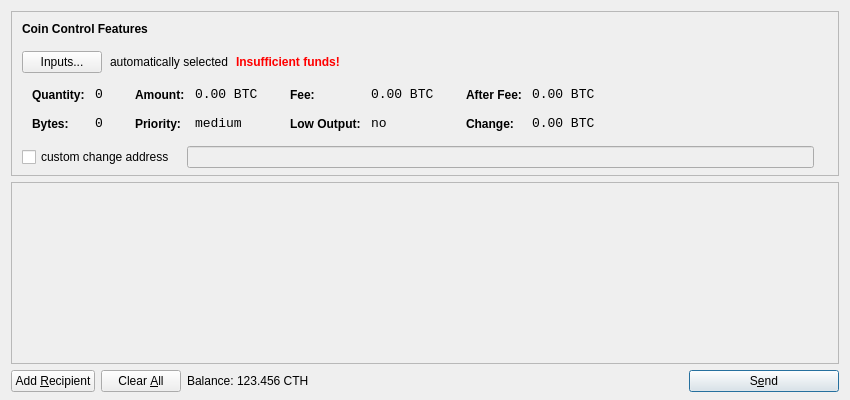
<?xml version="1.0" encoding="UTF-8"?>
<ui version="4.0">
 <class>SendCoinsDialog</class>
 <widget class="QDialog" name="SendCoinsDialog">
  <property name="geometry">
   <rect>
    <x>0</x>
    <y>0</y>
    <width>850</width>
    <height>400</height>
   </rect>
  </property>
  <property name="windowTitle">
   <string>Send Coins</string>
  </property>
  <layout class="QVBoxLayout" name="verticalLayout" stretch="0,1,0">
   <property name="bottomMargin">
    <number>8</number>
   </property>
   <item>
    <widget class="QFrame" name="frameCoinControl">
     <property name="sizePolicy">
      <sizepolicy hsizetype="Expanding" vsizetype="Expanding">
       <horstretch>0</horstretch>
       <verstretch>0</verstretch>
      </sizepolicy>
     </property>
     <property name="maximumSize">
      <size>
       <width>16777215</width>
       <height>16777215</height>
      </size>
     </property>
     <property name="frameShape">
      <enum>QFrame::StyledPanel</enum>
     </property>
     <property name="frameShadow">
      <enum>QFrame::Sunken</enum>
     </property>
     <layout class="QVBoxLayout" name="verticalLayoutCoinControl2">
      <property name="spacing">
       <number>-1</number>
      </property>
      <property name="leftMargin">
       <number>0</number>
      </property>
      <property name="topMargin">
       <number>0</number>
      </property>
      <property name="rightMargin">
       <number>0</number>
      </property>
      <property name="bottomMargin">
       <number>6</number>
      </property>
      <item>
       <layout class="QVBoxLayout" name="verticalLayoutCoinControl" stretch="0,0,0,0,1">
        <property name="spacing">
         <number>0</number>
        </property>
        <property name="leftMargin">
         <number>10</number>
        </property>
        <property name="topMargin">
         <number>10</number>
        </property>
        <item>
         <layout class="QHBoxLayout" name="horizontalLayoutCoinControl1">
          <property name="bottomMargin">
           <number>15</number>
          </property>
          <item>
           <widget class="QLabel" name="labelCoinControlFeatures">
            <property name="sizePolicy">
             <sizepolicy hsizetype="Preferred" vsizetype="Maximum">
              <horstretch>0</horstretch>
              <verstretch>0</verstretch>
             </sizepolicy>
            </property>
            <property name="font">
             <font>
              <weight>75</weight>
              <bold>true</bold>
             </font>
            </property>
            <property name="styleSheet">
             <string notr="true">font-weight:bold;</string>
            </property>
            <property name="text">
             <string>Coin Control Features</string>
            </property>
           </widget>
          </item>
         </layout>
        </item>
        <item>
         <layout class="QHBoxLayout" name="horizontalLayoutCoinControl2" stretch="0,0,0,0">
          <property name="spacing">
           <number>8</number>
          </property>
          <property name="bottomMargin">
           <number>10</number>
          </property>
          <item>
           <widget class="QPushButton" name="pushButtonCoinControl">
            <property name="styleSheet">
             <string notr="true"/>
            </property>
            <property name="text">
             <string>Inputs...</string>
            </property>
           </widget>
          </item>
          <item>
           <widget class="QLabel" name="labelCoinControlAutomaticallySelected">
            <property name="text">
             <string>automatically selected</string>
            </property>
            <property name="margin">
             <number>5</number>
            </property>
           </widget>
          </item>
          <item>
           <widget class="QLabel" name="labelCoinControlInsuffFunds">
            <property name="font">
             <font>
              <weight>75</weight>
              <bold>true</bold>
             </font>
            </property>
            <property name="styleSheet">
             <string notr="true">color:red;font-weight:bold;</string>
            </property>
            <property name="text">
             <string>Insufficient funds!</string>
            </property>
            <property name="margin">
             <number>5</number>
            </property>
           </widget>
          </item>
          <item>
           <spacer name="horizontalSpacerCoinControl">
            <property name="orientation">
             <enum>Qt::Horizontal</enum>
            </property>
            <property name="sizeHint" stdset="0">
             <size>
              <width>40</width>
              <height>1</height>
             </size>
            </property>
           </spacer>
          </item>
         </layout>
        </item>
        <item>
         <widget class="QWidget" name="widgetCoinControl" native="true">
          <property name="sizePolicy">
           <sizepolicy hsizetype="Preferred" vsizetype="Preferred">
            <horstretch>0</horstretch>
            <verstretch>0</verstretch>
           </sizepolicy>
          </property>
          <property name="minimumSize">
           <size>
            <width>0</width>
            <height>0</height>
           </size>
          </property>
          <property name="styleSheet">
           <string notr="true"/>
          </property>
          <layout class="QHBoxLayout" name="horizontalLayoutCoinControl5">
           <property name="margin">
            <number>0</number>
           </property>
           <item>
            <layout class="QHBoxLayout" name="horizontalLayoutCoinControl3" stretch="0,0,0,1">
             <property name="spacing">
              <number>20</number>
             </property>
             <property name="topMargin">
              <number>0</number>
             </property>
             <property name="bottomMargin">
              <number>10</number>
             </property>
             <item>
              <layout class="QFormLayout" name="formLayoutCoinControl1">
               <property name="horizontalSpacing">
                <number>10</number>
               </property>
               <property name="verticalSpacing">
                <number>14</number>
               </property>
               <property name="leftMargin">
                <number>10</number>
               </property>
               <property name="topMargin">
                <number>4</number>
               </property>
               <property name="rightMargin">
                <number>6</number>
               </property>
               <item row="0" column="0">
                <widget class="QLabel" name="labelCoinControlQuantityText">
                 <property name="styleSheet">
                  <string notr="true">font-weight:bold;</string>
                 </property>
                 <property name="text">
                  <string>Quantity:</string>
                 </property>
                 <property name="margin">
                  <number>0</number>
                 </property>
                </widget>
               </item>
               <item row="0" column="1">
                <widget class="QLabel" name="labelCoinControlQuantity">
                 <property name="font">
                  <font>
                   <family>Monospace</family>
                   <pointsize>10</pointsize>
                  </font>
                 </property>
                 <property name="cursor">
                  <cursorShape>IBeamCursor</cursorShape>
                 </property>
                 <property name="contextMenuPolicy">
                  <enum>Qt::ActionsContextMenu</enum>
                 </property>
                 <property name="text">
                  <string notr="true">0</string>
                 </property>
                 <property name="margin">
                  <number>0</number>
                 </property>
                 <property name="textInteractionFlags">
                  <set>Qt::LinksAccessibleByMouse|Qt::TextSelectableByKeyboard|Qt::TextSelectableByMouse</set>
                 </property>
                </widget>
               </item>
               <item row="1" column="0">
                <widget class="QLabel" name="labelCoinControlBytesText">
                 <property name="styleSheet">
                  <string notr="true">font-weight:bold;</string>
                 </property>
                 <property name="text">
                  <string>Bytes:</string>
                 </property>
                </widget>
               </item>
               <item row="1" column="1">
                <widget class="QLabel" name="labelCoinControlBytes">
                 <property name="font">
                  <font>
                   <family>Monospace</family>
                   <pointsize>10</pointsize>
                  </font>
                 </property>
                 <property name="cursor">
                  <cursorShape>IBeamCursor</cursorShape>
                 </property>
                 <property name="contextMenuPolicy">
                  <enum>Qt::ActionsContextMenu</enum>
                 </property>
                 <property name="text">
                  <string notr="true">0</string>
                 </property>
                 <property name="textInteractionFlags">
                  <set>Qt::LinksAccessibleByMouse|Qt::TextSelectableByKeyboard|Qt::TextSelectableByMouse</set>
                 </property>
                </widget>
               </item>
              </layout>
             </item>
             <item>
              <layout class="QFormLayout" name="formLayoutCoinControl2">
               <property name="horizontalSpacing">
                <number>10</number>
               </property>
               <property name="verticalSpacing">
                <number>14</number>
               </property>
               <property name="leftMargin">
                <number>6</number>
               </property>
               <property name="topMargin">
                <number>4</number>
               </property>
               <property name="rightMargin">
                <number>6</number>
               </property>
               <item row="0" column="0">
                <widget class="QLabel" name="labelCoinControlAmountText">
                 <property name="styleSheet">
                  <string notr="true">font-weight:bold;</string>
                 </property>
                 <property name="text">
                  <string>Amount:</string>
                 </property>
                 <property name="margin">
                  <number>0</number>
                 </property>
                </widget>
               </item>
               <item row="0" column="1">
                <widget class="QLabel" name="labelCoinControlAmount">
                 <property name="font">
                  <font>
                   <family>Monospace</family>
                   <pointsize>10</pointsize>
                  </font>
                 </property>
                 <property name="cursor">
                  <cursorShape>IBeamCursor</cursorShape>
                 </property>
                 <property name="contextMenuPolicy">
                  <enum>Qt::ActionsContextMenu</enum>
                 </property>
                 <property name="text">
                  <string notr="true">0.00 BTC</string>
                 </property>
                 <property name="textInteractionFlags">
                  <set>Qt::LinksAccessibleByMouse|Qt::TextSelectableByKeyboard|Qt::TextSelectableByMouse</set>
                 </property>
                </widget>
               </item>
               <item row="1" column="0">
                <widget class="QLabel" name="labelCoinControlPriorityText">
                 <property name="styleSheet">
                  <string notr="true">font-weight:bold;</string>
                 </property>
                 <property name="text">
                  <string>Priority:</string>
                 </property>
                </widget>
               </item>
               <item row="1" column="1">
                <widget class="QLabel" name="labelCoinControlPriority">
                 <property name="font">
                  <font>
                   <family>Monospace</family>
                   <pointsize>10</pointsize>
                  </font>
                 </property>
                 <property name="cursor">
                  <cursorShape>IBeamCursor</cursorShape>
                 </property>
                 <property name="contextMenuPolicy">
                  <enum>Qt::ActionsContextMenu</enum>
                 </property>
                 <property name="text">
                  <string>medium</string>
                 </property>
                 <property name="textInteractionFlags">
                  <set>Qt::LinksAccessibleByMouse|Qt::TextSelectableByKeyboard|Qt::TextSelectableByMouse</set>
                 </property>
                </widget>
               </item>
              </layout>
             </item>
             <item>
              <layout class="QFormLayout" name="formLayoutCoinControl3">
               <property name="horizontalSpacing">
                <number>10</number>
               </property>
               <property name="verticalSpacing">
                <number>14</number>
               </property>
               <property name="leftMargin">
                <number>6</number>
               </property>
               <property name="topMargin">
                <number>4</number>
               </property>
               <property name="rightMargin">
                <number>6</number>
               </property>
               <item row="0" column="0">
                <widget class="QLabel" name="labelCoinControlFeeText">
                 <property name="styleSheet">
                  <string notr="true">font-weight:bold;</string>
                 </property>
                 <property name="text">
                  <string>Fee:</string>
                 </property>
                 <property name="margin">
                  <number>0</number>
                 </property>
                </widget>
               </item>
               <item row="0" column="1">
                <widget class="QLabel" name="labelCoinControlFee">
                 <property name="font">
                  <font>
                   <family>Monospace</family>
                   <pointsize>10</pointsize>
                  </font>
                 </property>
                 <property name="cursor">
                  <cursorShape>IBeamCursor</cursorShape>
                 </property>
                 <property name="contextMenuPolicy">
                  <enum>Qt::ActionsContextMenu</enum>
                 </property>
                 <property name="text">
                  <string notr="true">0.00 BTC</string>
                 </property>
                 <property name="textInteractionFlags">
                  <set>Qt::LinksAccessibleByMouse|Qt::TextSelectableByKeyboard|Qt::TextSelectableByMouse</set>
                 </property>
                </widget>
               </item>
               <item row="1" column="0">
                <widget class="QLabel" name="labelCoinControlLowOutputText">
                 <property name="styleSheet">
                  <string notr="true">font-weight:bold;</string>
                 </property>
                 <property name="text">
                  <string>Low Output:</string>
                 </property>
                </widget>
               </item>
               <item row="1" column="1">
                <widget class="QLabel" name="labelCoinControlLowOutput">
                 <property name="font">
                  <font>
                   <family>Monospace</family>
                   <pointsize>10</pointsize>
                  </font>
                 </property>
                 <property name="cursor">
                  <cursorShape>IBeamCursor</cursorShape>
                 </property>
                 <property name="contextMenuPolicy">
                  <enum>Qt::ActionsContextMenu</enum>
                 </property>
                 <property name="text">
                  <string>no</string>
                 </property>
                 <property name="textInteractionFlags">
                  <set>Qt::LinksAccessibleByMouse|Qt::TextSelectableByKeyboard|Qt::TextSelectableByMouse</set>
                 </property>
                </widget>
               </item>
              </layout>
             </item>
             <item>
              <layout class="QFormLayout" name="formLayoutCoinControl4">
               <property name="horizontalSpacing">
                <number>10</number>
               </property>
               <property name="verticalSpacing">
                <number>14</number>
               </property>
               <property name="leftMargin">
                <number>6</number>
               </property>
               <property name="topMargin">
                <number>4</number>
               </property>
               <property name="rightMargin">
                <number>6</number>
               </property>
               <item row="0" column="0">
                <widget class="QLabel" name="labelCoinControlAfterFeeText">
                 <property name="styleSheet">
                  <string notr="true">font-weight:bold;</string>
                 </property>
                 <property name="text">
                  <string>After Fee:</string>
                 </property>
                 <property name="margin">
                  <number>0</number>
                 </property>
                </widget>
               </item>
               <item row="0" column="1">
                <widget class="QLabel" name="labelCoinControlAfterFee">
                 <property name="font">
                  <font>
                   <family>Monospace</family>
                   <pointsize>10</pointsize>
                  </font>
                 </property>
                 <property name="cursor">
                  <cursorShape>IBeamCursor</cursorShape>
                 </property>
                 <property name="contextMenuPolicy">
                  <enum>Qt::ActionsContextMenu</enum>
                 </property>
                 <property name="text">
                  <string notr="true">0.00 BTC</string>
                 </property>
                 <property name="textInteractionFlags">
                  <set>Qt::LinksAccessibleByMouse|Qt::TextSelectableByKeyboard|Qt::TextSelectableByMouse</set>
                 </property>
                </widget>
               </item>
               <item row="1" column="0">
                <widget class="QLabel" name="labelCoinControlChangeText">
                 <property name="styleSheet">
                  <string notr="true">font-weight:bold;</string>
                 </property>
                 <property name="text">
                  <string>Change:</string>
                 </property>
                </widget>
               </item>
               <item row="1" column="1">
                <widget class="QLabel" name="labelCoinControlChange">
                 <property name="font">
                  <font>
                   <family>Monospace</family>
                   <pointsize>10</pointsize>
                  </font>
                 </property>
                 <property name="cursor">
                  <cursorShape>IBeamCursor</cursorShape>
                 </property>
                 <property name="contextMenuPolicy">
                  <enum>Qt::ActionsContextMenu</enum>
                 </property>
                 <property name="text">
                  <string notr="true">0.00 BTC</string>
                 </property>
                 <property name="textInteractionFlags">
                  <set>Qt::LinksAccessibleByMouse|Qt::TextSelectableByKeyboard|Qt::TextSelectableByMouse</set>
                 </property>
                </widget>
               </item>
              </layout>
             </item>
            </layout>
           </item>
          </layout>
         </widget>
        </item>
        <item>
         <layout class="QHBoxLayout" name="horizontalLayoutCoinControl4" stretch="0,0,0">
          <property name="spacing">
           <number>12</number>
          </property>
          <property name="sizeConstraint">
           <enum>QLayout::SetDefaultConstraint</enum>
          </property>
          <property name="topMargin">
           <number>5</number>
          </property>
          <property name="rightMargin">
           <number>5</number>
          </property>
          <item>
           <widget class="QCheckBox" name="checkBoxCoinControlChange">
            <property name="text">
             <string>custom change address</string>
            </property>
           </widget>
          </item>
          <item>
           <widget class="QLineEdit" name="lineEditCoinControlChange">
            <property name="enabled">
             <bool>false</bool>
            </property>
            <property name="sizePolicy">
             <sizepolicy hsizetype="Expanding" vsizetype="Fixed">
              <horstretch>0</horstretch>
              <verstretch>0</verstretch>
             </sizepolicy>
            </property>
           </widget>
          </item>
          <item>
           <widget class="QLabel" name="labelCoinControlChangeLabel">
            <property name="sizePolicy">
             <sizepolicy hsizetype="Preferred" vsizetype="Expanding">
              <horstretch>0</horstretch>
              <verstretch>0</verstretch>
             </sizepolicy>
            </property>
            <property name="minimumSize">
             <size>
              <width>0</width>
              <height>0</height>
             </size>
            </property>
            <property name="text">
             <string/>
            </property>
            <property name="margin">
             <number>3</number>
            </property>
           </widget>
          </item>
         </layout>
        </item>
        <item>
         <spacer name="verticalSpacerCoinControl">
          <property name="orientation">
           <enum>Qt::Vertical</enum>
          </property>
          <property name="sizeHint" stdset="0">
           <size>
            <width>800</width>
            <height>1</height>
           </size>
          </property>
         </spacer>
        </item>
       </layout>
      </item>
     </layout>
    </widget>
   </item>
   <item>
    <widget class="QScrollArea" name="scrollArea">
     <property name="widgetResizable">
      <bool>true</bool>
     </property>
     <widget class="QWidget" name="scrollAreaWidgetContents">
      <property name="geometry">
       <rect>
        <x>0</x>
        <y>0</y>
        <width>830</width>
        <height>165</height>
       </rect>
      </property>
      <layout class="QVBoxLayout" name="verticalLayout_2">
       <property name="margin">
        <number>0</number>
       </property>
       <item>
        <layout class="QVBoxLayout" name="entries">
         <property name="spacing">
          <number>6</number>
         </property>
        </layout>
       </item>
       <item>
        <spacer name="verticalSpacer">
         <property name="orientation">
          <enum>Qt::Vertical</enum>
         </property>
         <property name="sizeHint" stdset="0">
          <size>
           <width>20</width>
           <height>40</height>
          </size>
         </property>
        </spacer>
       </item>
      </layout>
     </widget>
    </widget>
   </item>
   <item>
    <layout class="QHBoxLayout" name="horizontalLayout">
     <item>
      <widget class="QPushButton" name="addButton">
       <property name="toolTip">
        <string>Send to multiple recipients at once</string>
       </property>
       <property name="text">
        <string>Add &amp;Recipient</string>
       </property>
       <property name="icon">
        <iconset resource="../bitcoin.qrc">
         <normaloff>:/icons/add</normaloff>:/icons/add</iconset>
       </property>
       <property name="autoDefault">
        <bool>false</bool>
       </property>
      </widget>
     </item>
     <item>
      <widget class="QPushButton" name="clearButton">
       <property name="sizePolicy">
        <sizepolicy hsizetype="Minimum" vsizetype="Fixed">
         <horstretch>0</horstretch>
         <verstretch>0</verstretch>
        </sizepolicy>
       </property>
       <property name="toolTip">
        <string>Remove all transaction fields</string>
       </property>
       <property name="text">
        <string>Clear &amp;All</string>
       </property>
       <property name="icon">
        <iconset resource="../bitcoin.qrc">
         <normaloff>:/icons/remove</normaloff>:/icons/remove</iconset>
       </property>
       <property name="autoRepeatDelay">
        <number>300</number>
       </property>
       <property name="autoDefault">
        <bool>false</bool>
       </property>
      </widget>
     </item>
     <item>
      <layout class="QHBoxLayout" name="horizontalLayout_2">
       <property name="spacing">
        <number>3</number>
       </property>
       <item>
        <widget class="QLabel" name="label">
         <property name="text">
          <string>Balance:</string>
         </property>
        </widget>
       </item>
       <item>
        <widget class="QLabel" name="labelBalance">
         <property name="cursor">
          <cursorShape>IBeamCursor</cursorShape>
         </property>
         <property name="text">
          <string>123.456 CTH</string>
         </property>
         <property name="textInteractionFlags">
          <set>Qt::LinksAccessibleByMouse|Qt::TextSelectableByKeyboard|Qt::TextSelectableByMouse</set>
         </property>
        </widget>
       </item>
      </layout>
     </item>
     <item>
      <spacer name="horizontalSpacer">
       <property name="orientation">
        <enum>Qt::Horizontal</enum>
       </property>
       <property name="sizeHint" stdset="0">
        <size>
         <width>40</width>
         <height>20</height>
        </size>
       </property>
      </spacer>
     </item>
     <item>
      <widget class="QPushButton" name="sendButton">
       <property name="minimumSize">
        <size>
         <width>150</width>
         <height>0</height>
        </size>
       </property>
       <property name="toolTip">
        <string>Confirm the send action</string>
       </property>
       <property name="text">
        <string>S&amp;end</string>
       </property>
       <property name="icon">
        <iconset resource="../bitcoin.qrc">
         <normaloff>:/icons/send</normaloff>:/icons/send</iconset>
       </property>
       <property name="default">
        <bool>true</bool>
       </property>
      </widget>
     </item>
    </layout>
   </item>
  </layout>
 </widget>
 <resources>
  <include location="../bitcoin.qrc"/>
 </resources>
 <connections/>
</ui>
